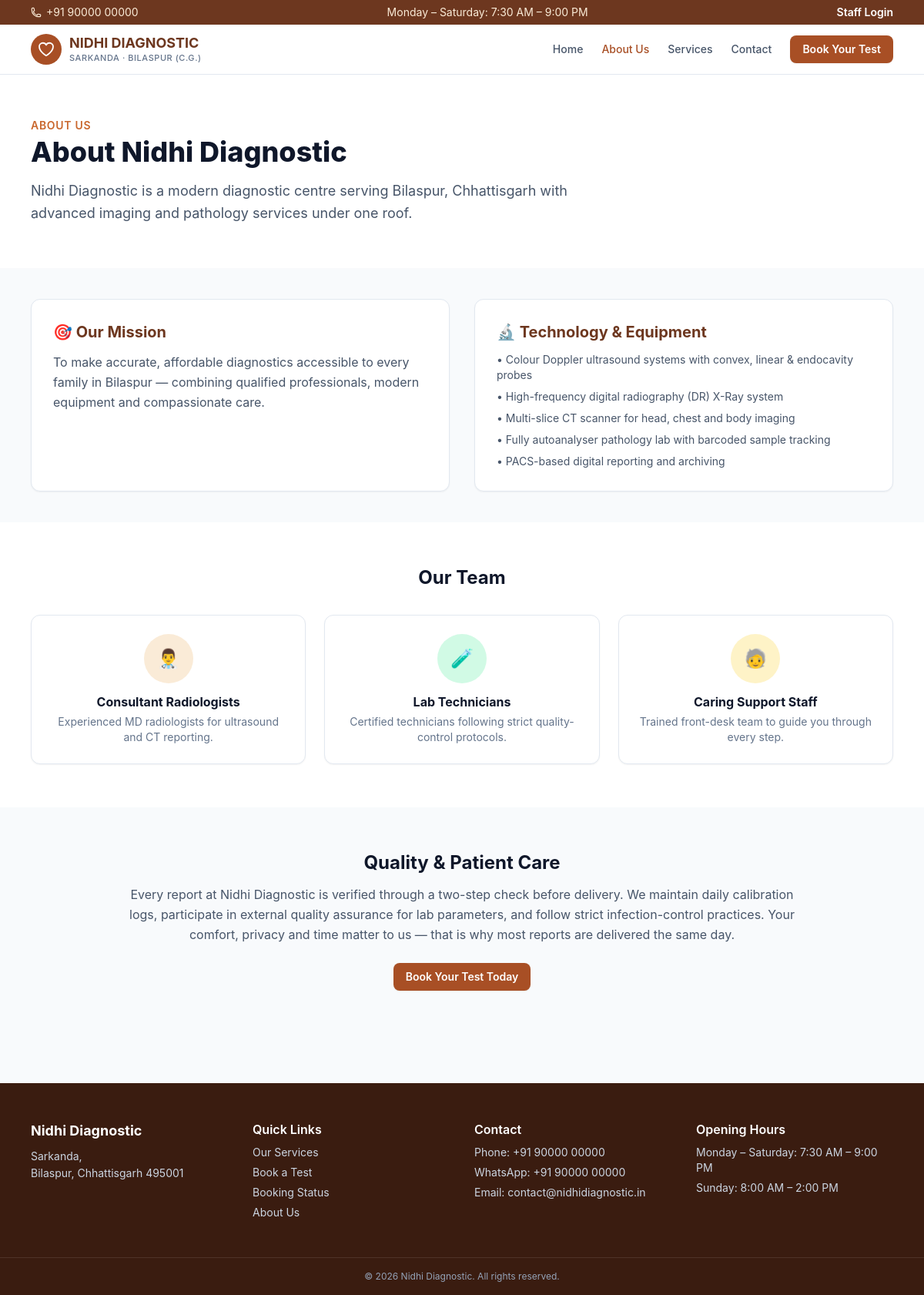
/about, run on the app's committed database.
### app/utils/helpers.py (models this page shows, shortened)
class Setting(db.Model):
    __tablename__ = "settings"
    key = db.Column(db.String(64), primary_key=True)
    value = db.Column(db.Text, nullable=False, default="")
    updated_at = db.Column(
        db.DateTime, default=lambda: datetime.now(timezone.utc).replace(tzinfo=None),
        onupdate=lambda: datetime.now(timezone.utc).replace(tzinfo=None),
    )
    updated_by = db.Column(db.Integer, db.ForeignKey("users.id", ondelete="SET NULL"))

### app/models/content.py (models this page shows)
class WebsiteContent(db.Model, TimestampMixin):
    __tablename__ = "website_contents"
    id = db.Column(db.Integer, primary_key=True)
    key = db.Column(db.String(64), unique=True, nullable=False, index=True)
    title = db.Column(db.String(200))  # human label in admin UI
    body = db.Column(db.Text, default="")
    updated_by_id = db.Column(db.Integer, db.ForeignKey("users.id"))

### app/website/routes.py (the view)
@website_bp.route("/about")
def about():
    from app.models.content import WebsiteContent
    content = {row.key: row for row in WebsiteContent.query.all()}
    return render_template("website/about.html", content=content)

### app/utils/helpers.py (called while the page is built)
def get_setting(key, default=""):
    row = db.session.get(Setting, key)
    if row is not None:
        return row.value
    return SETTING_DEFAULTS.get(key, default)

### app/templates/website/about.html (shortened to what this page needs)
{% extends "website/base.html" %}
{% block content %}
<section class="bg-white">
  <div class="mx-auto max-w-6xl px-4 py-14">
    <p class="text-sm font-semibold uppercase tracking-wider text-brand-600">About Us</p>
    {% set intro = content.get('about_intro') %}
    <h1 class="mt-1 text-3xl font-extrabold text-slate-900 sm:text-4xl">{{ intro.title if intro else 'About ' ~ center_name() }}</h1>
    <p class="mt-4 max-w-3xl text-lg leading-relaxed text-slate-600">{{ intro.body if intro else '' }}</p>
  </div>
</section>
<section class="mx-auto grid max-w-6xl gap-8 px-4 py-10 lg:grid-cols-2">
  <div class="card overflow-hidden p-7">
    {% set mission = content.get('about_mission') %}
    <h2 class="text-xl font-bold text-brand-900">&#127919; {{ mission.title if mission else 'Our Mission' }}</h2>
    <p class="mt-3 leading-relaxed text-slate-600">{{ mission.body if mission else '' }}</p>
  </div>
  <div class="card overflow-hidden p-7">
    <h2 class="text-xl font-bold text-brand-900">&#128300; Technology &amp; Equipment</h2>
    <ul class="mt-3 space-y-2 text-sm text-slate-600">
      <li>&bull; Colour Doppler ultrasound systems with convex, linear &amp; endocavity probes</li>
      <li>&bull; High-frequency digital radiography (DR) X-Ray system</li>
      <li>&bull; Multi-slice CT scanner for head, chest and body imaging</li>
      <li>&bull; Fully autoanalyser pathology lab with barcoded sample tracking</li>
      <li>&bull; PACS-based digital reporting and archiving</li>
    </ul>
  </div>
</section>
<section class="bg-white py-14">
  <div class="mx-auto max-w-6xl px-4">
    <h2 class="text-center text-2xl font-bold text-slate-900">Our Team</h2>
    <div class="mt-8 grid gap-6 sm:grid-cols-3">
      <div class="card p-6 text-center">
        <span class="mx-auto flex h-16 w-16 items-center justify-center rounded-full bg-brand-100 text-2xl">&#128104;&#8205;&#9877;</span>
        <h3 class="mt-3 font-bold text-slate-900">Consultant Radiologists</h3>
        <p class="mt-1 text-sm text-slate-500">Experienced MD radiologists for ultrasound and CT reporting.</p>
      </div>
      <div class="card p-6 text-center">
        <span class="mx-auto flex h-16 w-16 items-center justify-center rounded-full bg-emerald-100 text-2xl">&#129514;</span>
        <h3 class="mt-3 font-bold text-slate-900">Lab Technicians</h3>
        <p class="mt-1 text-sm text-slate-500">Certified technicians following strict quality-control protocols.</p>
      </div>
      <div class="card p-6 text-center">
        <span class="mx-auto flex h-16 w-16 items-center justify-center rounded-full bg-amber-100 text-2xl">&#129491;</span>
        <h3 class="mt-3 font-bold text-slate-900">Caring Support Staff</h3>
        <p class="mt-1 text-sm text-slate-500">Trained front-desk team to guide you through every step.</p>
      </div>
    </div>
  </div>
</section>
<section class="mx-auto max-w-4xl px-4 py-14 text-center">
  <h2 class="text-2xl font-bold text-slate-900">Quality &amp; Patient Care</h2>
  <p class="mt-3 leading-relaxed text-slate-600">
    Every report at {{ center_name() }} is verified through a two-step check before delivery.
    We maintain daily calibration logs, participate in external quality assurance for lab
    parameters, and follow strict infection-control practices. Your comfort, privacy and
    time matter to us — that is why most reports are delivered the same day.
  </p>
  <a href="{{ url_for('website.book') }}" class="btn-primary mt-6">Book Your Test Today</a>
</section>
{% endblock %}

### app/templates/website/base.html (shortened to what this page needs)
{% extends "base.html" %}
{% set nav_settings = nav_settings if nav_settings is defined else {} %}
{% block body %}
<div class="flex min-h-screen flex-col">
  <div class="bg-brand-900 text-brand-100 text-xs sm:text-sm">
    <div class="mx-auto flex max-w-6xl flex-wrap items-center justify-between gap-x-4 gap-y-1 px-4 py-1.5">
      <span class="inline-flex items-center gap-1.5">
        {{ nav_settings.phone or get_setting('phone') }}
      </span>
      <span class="hidden md:inline">{{ nav_settings.opening_hours_weekday or get_setting('opening_hours_weekday') }}</span>
      <a href="{{ url_for('admin_dash.dashboard') }}" class="font-semibold text-white hover:underline">Staff Login</a>
    </div>
  </div>
  <header class="sticky top-0 z-40 border-b border-slate-200 bg-white/95 backdrop-blur">
    <div class="mx-auto max-w-6xl px-4" x-data="{open: false}">
      <div class="flex h-16 items-center justify-between">
        <a href="{{ url_for('website.home') }}" class="flex items-center gap-2.5">
          <span class="flex h-10 w-10 items-center justify-center rounded-full bg-brand-700 text-white">
            <svg class="h-6 w-6" fill="none" stroke="currentColor" stroke-width="1.8" viewBox="0 0 24 24"><path stroke-linecap="round" stroke-linejoin="round" d="M21 8.25c0-2.485-2.099-4.5-4.688-4.5-1.935 0-3.597 1.126-4.312 2.733-.715-1.607-2.377-2.733-4.313-2.733C5.1 3.75 3 5.765 3 8.25c0 7.22 9 12 9 12s9-4.78 9-12z"/></svg>
          </span>
          <span>
            <span class="block text-lg font-bold leading-tight text-brand-900">NIDHI DIAGNOSTIC</span>
            <span class="block text-[11px] font-medium uppercase tracking-wider text-slate-500">Sarkanda &middot; Bilaspur (C.G.)</span>
          </span>
        </a>
        <nav class="hidden items-center gap-6 text-sm font-medium text-slate-600 md:flex">
          <a href="{{ url_for('website.home') }}" class="hover:text-brand-700 {% if request.endpoint == 'website.home' %}text-brand-700{% endif %}">Home</a>
          <a href="{{ url_for('website.about') }}" class="hover:text-brand-700 {% if request.endpoint == 'website.about' %}text-brand-700{% endif %}">About Us</a>
          <a href="{{ url_for('website.services') }}" class="hover:text-brand-700 {% if 'website.services' in (request.endpoint or '') or request.endpoint == 'website.category' %}text-brand-700{% endif %}">Services</a>
          <a href="{{ url_for('website.contact') }}" class="hover:text-brand-700 {% if request.endpoint == 'website.contact' %}text-brand-700{% endif %}">Contact</a>
          <a href="{{ url_for('website.book') }}" class="btn-primary">Book Your Test</a>
        </nav>
      </div>
    </div>
  </header>
  <main class="flex-1">{% block content %}{% endblock %}</main>
  <footer class="mt-16 bg-brand-950 text-slate-300">
    <div class="mx-auto grid max-w-6xl gap-8 px-4 py-12 grid-cols-1 sm:grid-cols-2 lg:grid-cols-4">
      <div>
        <p class="text-lg font-bold text-white">{{ center_name() }}</p>
        <p class="mt-2 text-sm leading-relaxed">{{ get_setting('address_line1') }},<br>{{ get_setting('address_line2') }}</p>
      </div>
      <div>
        <p class="font-semibold text-white">Quick Links</p>
        <ul class="mt-2 space-y-1.5 text-sm">
          <li><a class="hover:text-white" href="{{ url_for('website.services') }}">Our Services</a></li>
          <li><a class="hover:text-white" href="{{ url_for('website.book') }}">Book a Test</a></li>
          <li><a class="hover:text-white" href="{{ url_for('website.book_status') }}">Booking Status</a></li>
          <li><a class="hover:text-white" href="{{ url_for('website.about') }}">About Us</a></li>
        </ul>
      </div>
      <div>
        <p class="font-semibold text-white">Contact</p>
        <ul class="mt-2 space-y-1.5 text-sm">
          <li>Phone: {{ get_setting('phone') }}</li>
          <li>WhatsApp: {{ get_setting('whatsapp') }}</li>
          <li>Email: {{ get_setting('email') }}</li>
        </ul>
      </div>
      <div>
        <p class="font-semibold text-white">Opening Hours</p>
        <ul class="mt-2 space-y-1.5 text-sm">
          <li>{{ get_setting('opening_hours_weekday') }}</li>
          <li>{{ get_setting('opening_hours_sunday') }}</li>
        </ul>
      </div>
    </div>
    <div class="border-t border-white/10 py-4 text-center text-xs text-slate-400">
      &copy; {{ current_year }} {{ center_name() }}. All rights reserved.
    </div>
  </footer>
</div>
{% endblock %}

### data on the page
Setting: value "+91 90000 00000"
Setting: value "Monday – Saturday: 7:30 AM – 9:00 PM"
WebsiteContent: title "About Nidhi Diagnostic", body "Nidhi Diagnostic is a modern diagnostic centre serving Bilaspur, Chhattisgarh with advanced imaging and pathology services under one roof."
WebsiteContent: title "Our Mission", body "To make accurate, affordable diagnostics accessible to every family in Bilaspur — combining qualified professionals, modern equipment and compassionate care."
Setting: value "Nidhi Diagnostic"
Setting: value "Sarkanda"
Setting: value "Bilaspur, Chhattisgarh 495001"
Setting: value "+91 90000 00000"
Setting: value "contact@nidhidiagnostic.in"
Setting: value "Sunday: 8:00 AM – 2:00 PM"

### other printed values
{{ current_year }} "2026"
